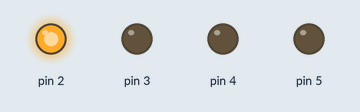
Bench run of a sketch on a simulated Arduino Uno, built with avr-gcc and run on an emulated ATmega328P. Parts: output pins drawn as LEDs (lit = HIGH).

Above: at 0.2 s.
At 1.7 s:
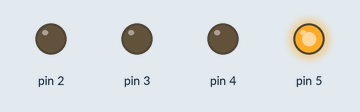
At 4.0 s:
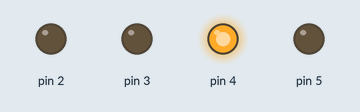
At 5.7 s:
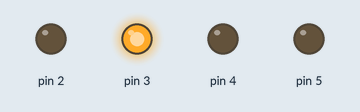
Timing chart, 0 to 6.9 s (numbered marks = the images above):
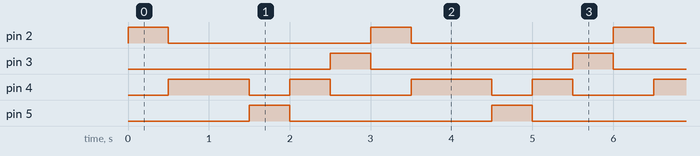

Measured:
- by itself, pin 2, pin 3, pin 5: alternates HIGH for 0.50 s and LOW for 2.5 s
- by itself, pin 4: repeats every 3.0 s: LOW 0.50 s, HIGH 0.50 s, LOW 1.0 s, HIGH 1.0 s
- by itself, everything shown: repeats every 3.0 s, in 5 steps

The sketch:

3.LightChaser2.ino
```cpp
//Goal: Making a LED light Chaser go back and forward

//Main theme: Digital Output
void setup() {
  // initialize digital pin 2,3,4,5 as an output.
  pinMode(2, OUTPUT);
  pinMode(3, OUTPUT);
  pinMode(4, OUTPUT);
  pinMode(5, OUTPUT);
}


// the loop function runs over and over again forever
void loop() {
  digitalWrite(2, HIGH);//turns on the LED of pin2 and the rest of the led are off
  digitalWrite(3, LOW);
  digitalWrite(4, LOW);
  digitalWrite(5, LOW);
  delay(500);  // wait for half a second

  digitalWrite(2, LOW);//turns on the LED of pin4 and the rest of the led are off
  digitalWrite(3, LOW);
  digitalWrite(4, HIGH);
  digitalWrite(5, LOW);
  delay(500);   // wait for half a second

  digitalWrite(2, LOW);//turns on the LED of pin4 and the rest of the led are off
  digitalWrite(3, LOW);
  digitalWrite(4, HIGH);
  digitalWrite(5, LOW);
  delay(500);   // wait for half a second

  digitalWrite(2, LOW);//turns on the LED of pin5 and the rest of the led are off
  digitalWrite(3, LOW);
  digitalWrite(4, LOW);
  digitalWrite(5, HIGH);
  delay(500);   // wait for half a second

  digitalWrite(2, LOW);//turns on the LED of pin4 and the rest of the led are off
  digitalWrite(3, LOW);
  digitalWrite(4, HIGH);
  digitalWrite(5, LOW);
  delay(500);   // wait for half a second

  digitalWrite(2, LOW);//turns on the LED of pin3 and the rest of the led are off
  digitalWrite(3, HIGH);
  digitalWrite(4, LOW);
  digitalWrite(5, LOW);
  delay(500);   // wait for half a second

} 
```
